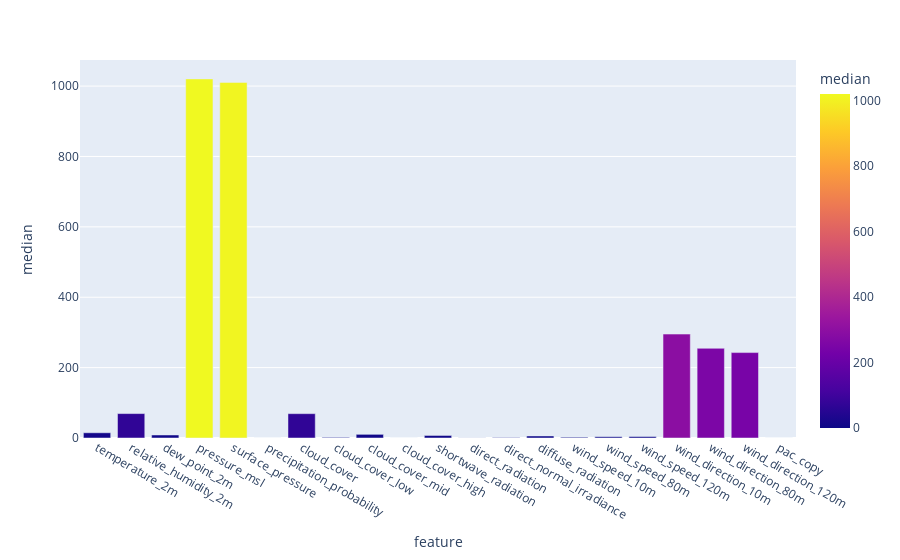

This figure's notebook cell:
### Code cell
fig = px.bar(median, x='feature', y='median',color='median')
fig.show()

### Figure 1 — Plotly figure (JSON) as saved in the notebook; plotly's stock layout.template omitted (floating-point values rounded to 4 significant figures)
{"data": [{"hovertemplate": "feature=%{x}<br>median=%{marker.color}<extra></extra>", "legendgroup": "", "marker": {"color": [14.85, 69.35, 8.544, 1020.0, 1011.0, 0.0, 69.16, 1.722, 10.4, 0.003, 7.218, 0.2475, 1.065, 5.766, 2.153, 3.646, 4.054, 295.3, 254.9, 242.7, 0.0], "coloraxis": "coloraxis", "pattern": {"shape": ""}}, "name": "", "orientation": "v", "showlegend": false, "textposition": "auto", "type": "bar", "x": ["temperature_2m", "relative_humidity_2m", "dew_point_2m", "pressure_msl", "surface_pressure", "precipitation_probability", "cloud_cover", "cloud_cover_low", "cloud_cover_mid", "cloud_cover_high", "shortwave_radiation", "direct_radiation", "direct_normal_irradiance", "diffuse_radiation", "wind_speed_10m", "wind_speed_80m", "wind_speed_120m", "wind_direction_10m", "wind_direction_80m", "wind_direction_120m", "pac_copy"], "xaxis": "x", "y": [14.85, 69.35, 8.544, 1020.0, 1011.0, 0.0, 69.16, 1.722, 10.4, 0.003, 7.218, 0.2475, 1.065, 5.766, 2.153, 3.646, 4.054, 295.3, 254.9, 242.7, 0.0], "yaxis": "y"}], "layout": {"barmode": "relative", "coloraxis": {"colorbar": {"title": {"text": "median"}}, "colorscale": [[0, "#0d0887"], [0.1111, "#46039f"], [0.2222, "#7201a8"], [0.3333, "#9c179e"], [0.4444, "#bd3786"], [0.5556, "#d8576b"], [0.6667, "#ed7953"], [0.7778, "#fb9f3a"], [0.8889, "#fdca26"], [1, "#f0f921"]]}, "legend": {"tracegroupgap": 0}, "margin": {"t": 60}, "xaxis": {"anchor": "y", "domain": [0, 1], "title": {"text": "feature"}}, "yaxis": {"anchor": "x", "domain": [0, 1], "title": {"text": "median"}}}}
